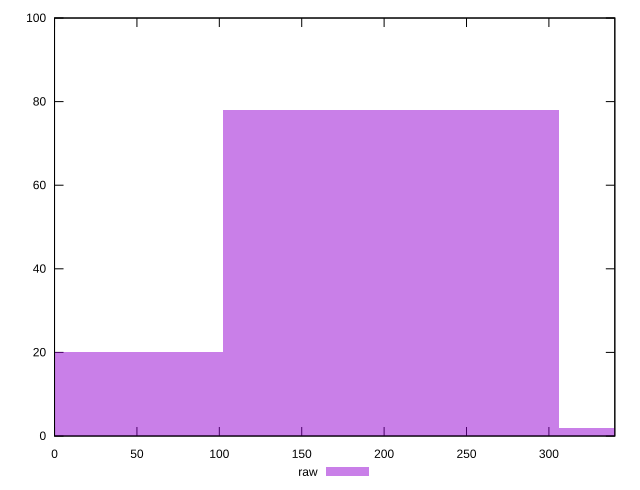

Write gnuplot code to recreate this figure.
reset

$raw <<EOF
408.1333223434957 2
204.06666117174785 78
0 20
EOF

set key outside below
set boxwidth 204.06666117174785
set xrange [0:340]
set yrange [0:100]
set trange [0:100]
set style fill transparent solid 0.5 noborder
set terminal svg size 640, 490 enhanced background rgb 'white'
set output "report_00019_2021-02-10T18-14-37.922Z//uses-http2/samples/pages/raw/histogram.svg"

plot $raw title "raw" with boxes

reset
